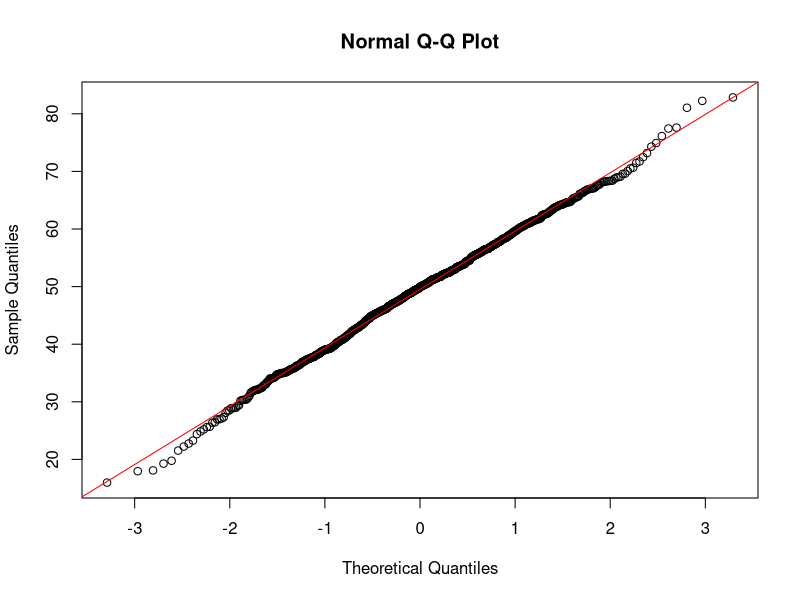
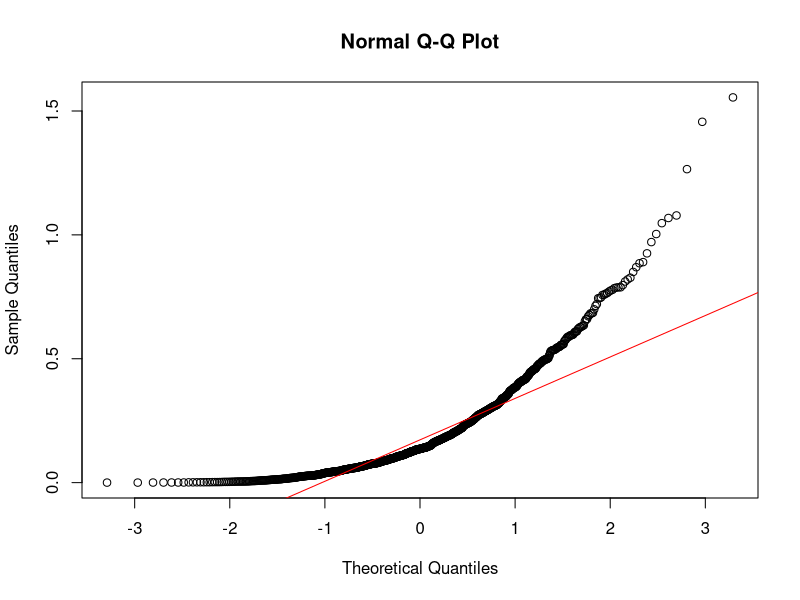
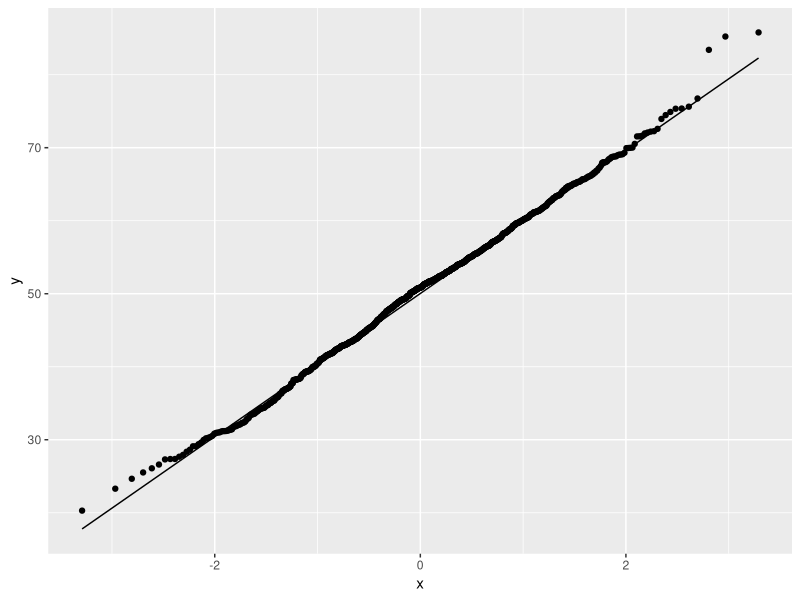
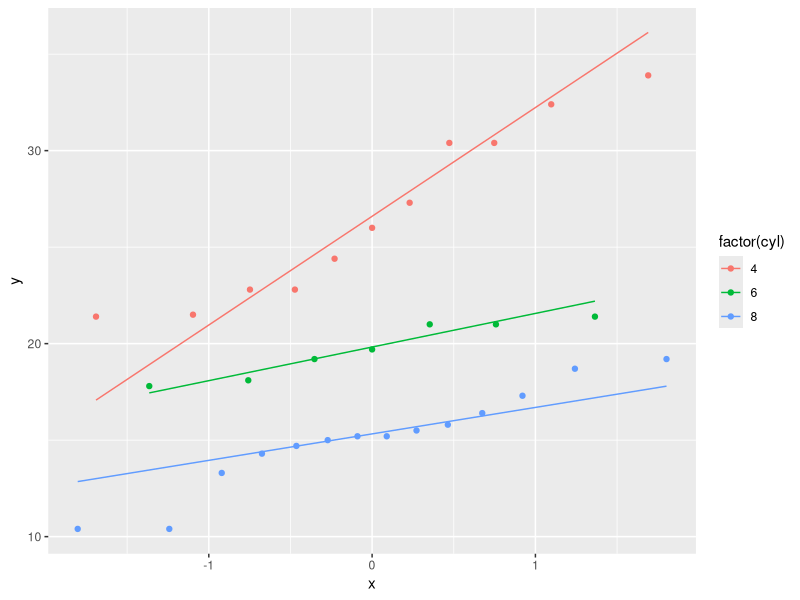

Recreate these plots in R, in order.
## ---- chunk 1
knitr::opts_chunk$set(echo = TRUE,message = FALSE,
                      warning = FALSE)
## ---- chunk 2
x <- rnorm(1000, 50, 10)
qqnorm(x)
qqline(x, col = "red")
## ---- chunk 3
x <- rexp(1000, 5)
qqnorm(x)
qqline(x, col = "red")
## ---- chunk 4
library(ggplot2)
x <- rnorm(1000, 50, 10)
x <- data.frame(x)
ggplot(x, aes(sample = x)) +
  stat_qq() +
  stat_qq_line()
## ---- chunk 5
library(ggplot2)
ggplot(mtcars, aes(sample = mpg, colour = factor(cyl))) +
  stat_qq() +
  stat_qq_line()
